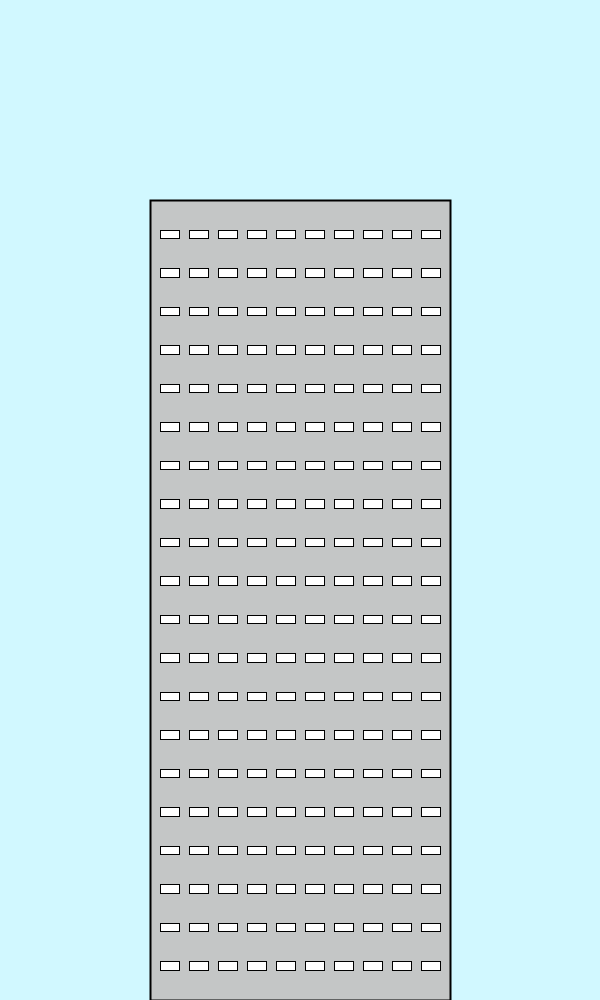
Frame 1 (no input)
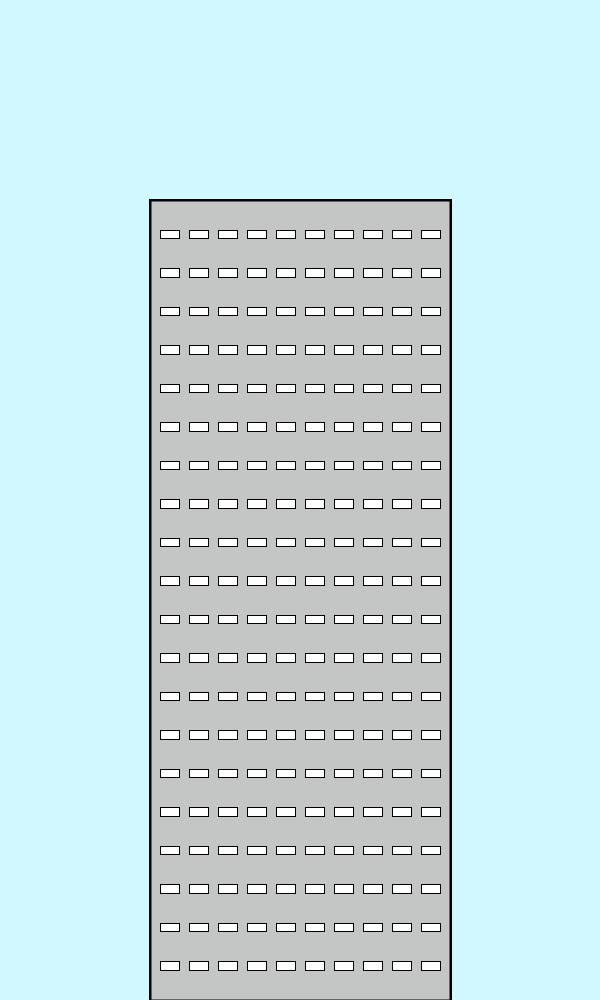
Frame 60 (the mouse pressed at the canvas centre just before this capture)
Frame 120 (the mouse held since frame 60 and released just before this capture): identical to frame 60, image omitted

The Processing sketch that drew these frames (run headless with seeded random() and noise(); from frame 60 on, the mouse is pressed at the canvas centre):

// Processing sketch: Question_4
// ── Question_4.pde
// variables for counting windows and stories 
int numWindows = 10;
int numStories = 20;

// width and height variables for skyscraper 
float skyscraperWidth;
float skyscraperHeight;

// x and y coordinate variables 
float skyscraperX;
float skyscraperY;
float windowX; 
float windowY;



void setup()
{
  
  size(600, 1000);
  background(209, 248, 255);
  rectMode(CENTER);

}

void draw()
{
  
  drawSkyscraper();
  
  int spaceBetweenWindows = 10;
  int spaceBetweenStories = 30;
  float windowWidth = (skyscraperWidth - ((numWindows + 1)*spaceBetweenWindows))/numWindows;
  float windowHeight = (skyscraperHeight - ((numStories + 1)*spaceBetweenStories))/numStories;
  
  int offsetX = 150;
  int offsetY = 200;
  
  int windowRowNum = 0;
  while (windowRowNum < numStories)
  {
  
    int windowColNum = 0;
    while (windowColNum < numWindows)
    {
      
      windowX = spaceBetweenWindows*(windowColNum + 1) + (windowWidth/2) + (windowWidth)*(windowColNum) + offsetX;
      windowY = spaceBetweenStories*(windowRowNum + 1) + (windowHeight/2) + (windowHeight)*(windowRowNum) + offsetY;
      
      stroke(0);
      strokeWeight(1);
      fill(255);
      rect(windowX, windowY, windowWidth, windowHeight);
      
      windowColNum++;
    
    }
    
   windowRowNum++;
  
  }
  
}

void drawSkyscraper ()
{
  
  skyscraperWidth = width/2;
  skyscraperHeight = height*0.8;
  skyscraperX = width/2;
  skyscraperY = height/2 + 100;
  
  
  stroke(0);
  strokeWeight(2);
  fill(196, 198, 198);
  rect(skyscraperX, skyscraperY, skyscraperWidth, skyscraperHeight);

}
